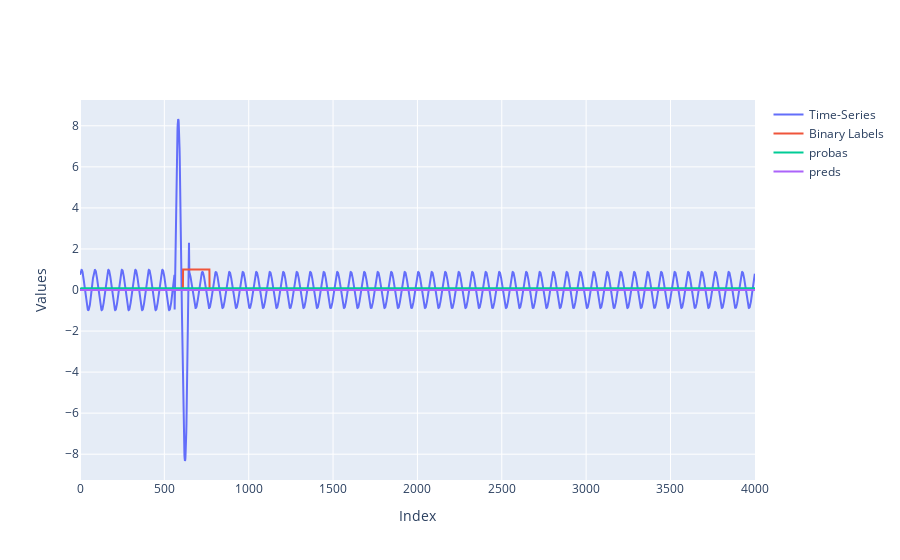

The notebook cell this image was saved under:
### Code cell
data_test = joblib.load(dataset_root_path + "/test/data-multi-test-fixed.joblib")
labels_test = joblib.load(dataset_root_path + "/test/labels-multi-test-fixed.joblib")

data_test = Decomposer(maxcurrent=500).normalize(data_test)
data_test = np.array(data_test)

unit_idx = 1967
embedding, labels = test_embs[unit_idx]
data = data_test[unit_idx, start_idx:]

model.eval()
with torch.no_grad():
    print(data.shape)
    print(data.shape)
    predict = torch.sigmoid(model(embedding.to(device)))
    print(predict.shape)

    fig = go.Figure(data=[
        go.Scatter(y=data, name='Time-Series'),
        go.Scatter(y=labels, name='Binary Labels'),
        go.Scatter(y=predict.cpu().reshape(-1), name='probas'),
        go.Scatter(y=(predict.cpu().reshape(-1) > 0.4) * 1.2, name='preds')
    ])

    # Add basic styling
    fig.update_layout(
        title='',
        xaxis_title='Index',
        yaxis_title='Values'
    )

    fig.show()

### Figure 1 — Plotly figure (JSON) as saved in the notebook; plotly's stock layout.template omitted (floating-point values rounded to 4 significant figures; data arrays with more than 128 entries replaced by an {"elided": "..."} marker saying what was removed)
{"data": [{"name": "Time-Series", "type": "scatter", "y": {"elided": "4001 float values"}}, {"name": "Binary Labels", "type": "scatter", "y": {"elided": "4002 int values"}}, {"name": "probas", "type": "scatter", "y": {"elided": "4002 float values"}}, {"name": "preds", "type": "scatter", "y": {"elided": "4002 int values"}}], "layout": {"title": {"text": ""}, "xaxis": {"title": {"text": "Index"}}, "yaxis": {"title": {"text": "Values"}}}}
